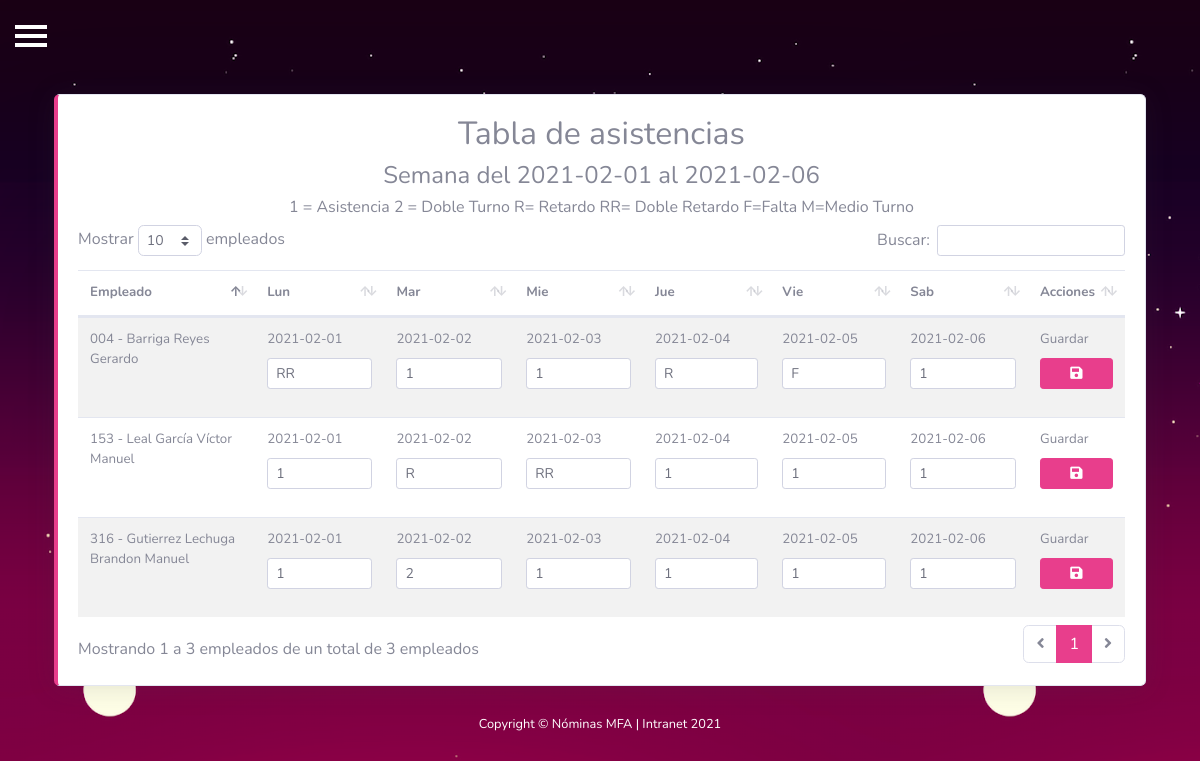
/asistencias.php, run on the app's committed database.
### tables this page shows
CREATE TABLE `tab_asistencia` (
  `id_empleado` varchar(5) NOT NULL DEFAULT '0',
  `fecha` date NOT NULL,
  `nom_empleado` varchar(100) NOT NULL DEFAULT '0',
  `status` varchar(2) NOT NULL DEFAULT '1',
  PRIMARY KEY (`id_empleado`,`fecha`)
);

### asistencias.php (the view, shortened to what this page needs)
<?php
include("assets/controler/conexion.php");
date_default_timezone_set("America/Mexico_City"); ?>
<!DOCTYPE html>
<html lang="es">
<head>
    <?php include("assets/common/header.php"); ?>
</head>
<body id="page-top">
    <div id="wrapper">
        <?php include("assets/common/topbar.php"); ?>
        <div id="page-content-wrapper">
            <br>
            <div class="container">
                <div class="card border-left-pink shadow ">
                    <div class="card-body">
                        <h2>
                            <center>Tabla de asistencias</center>
                        </h2>
                        <table class="table table-hover table-striped" id="dataTableEmpleado" style="font-size: smaller;">
                            <thead>
                                <tr>
                                    <th>Empleado</th>
                                    <th>Lun</th>
                                    <th>Mar</th>
                                    <th>Mie</th>
                                    <th>Jue</th>
                                    <th>Vie</th>
                                    <th>Sab</th>
                                    <th>Acciones</th>
                                </tr>
                            </thead>
                            <tbody>
                                <?php
                                $date_obj = new DateTime('2021-01-31');
                                $num_day = $date_obj->format('w');
                                $date_obj->modify("-$num_day day");
                                $wdays = array();
                                for ($i = 0; $i < 7; $i++) {
                                    $wdays[] = $date_obj->format('Y-m-d');
                                    $date_obj->modify('+1 day');
                                }
                                echo "<center><h4>Semana del " . $wdays[1] . " al " . $wdays[6] . "</h4></center>";
                                echo "<center><h6>1 = Asistencia 2 = Doble Turno R= Retardo RR= Doble Retardo F=Falta M=Medio Turno</h6></center>";
                                $queryEmpleado = "SELECT DISTINCT id_empleado, nom_empleado FROM tab_asistencia;";
                                $rsEmpleado = mysqli_query($con, $queryEmpleado) or die("Error de consulta");
                                while ($Empleado = mysqli_fetch_array($rsEmpleado)) {
                                    $queryLun = "SELECT status AS Lun, fecha FROM tab_asistencia WHERE id_empleado = '" . $Empleado['id_empleado'] . "' AND fecha = '" . $wdays[1] . "';";
                                    $rsLun = mysqli_query($con, $queryLun) or die("Error de consulta");
                                    $Lun = mysqli_fetch_array($rsLun);
                                    $queryMar = "SELECT status AS Mar, fecha FROM tab_asistencia WHERE id_empleado = '" . $Empleado['id_empleado'] . "' AND fecha = '" . $wdays[2] . "';";
                                    $rsMar = mysqli_query($con, $queryMar) or die("Error de consulta");
                                    $Mar = mysqli_fetch_array($rsMar);
                                    $queryMie = "SELECT status AS Mie, fecha FROM tab_asistencia WHERE id_empleado = '" . $Empleado['id_empleado'] . "' AND fecha = '" . $wdays[3] . "';";
                                    $rsMie = mysqli_query($con, $queryMie) or die("Error de consulta");
                                    $Mie = mysqli_fetch_array($rsMie);
                                    $queryJue = "SELECT status AS Jue, fecha FROM tab_asistencia WHERE id_empleado = '" . $Empleado['id_empleado'] . "' AND fecha = '" . $wdays[4] . "';";
                                    $rsJue = mysqli_query($con, $queryJue) or die("Error de consulta");
                                    $Jue = mysqli_fetch_array($rsJue);
                                    $queryVie = "SELECT status AS Vie, fecha FROM tab_asistencia WHERE id_empleado = '" . $Empleado['id_empleado'] . "' AND fecha = '" . $wdays[5] . "';";
                                    $rsVie = mysqli_query($con, $queryVie) or die("Error de consulta");
                                    $Vie = mysqli_fetch_array($rsVie);
                                    $querySab = "SELECT status AS Sab, fecha FROM tab_asistencia WHERE id_empleado = '" . $Empleado['id_empleado'] . "' AND fecha = '" . $wdays[6] . "';";
                                    $rsSab = mysqli_query($con, $querySab) or die("Error de consulta");
                                    $Sab = mysqli_fetch_array($rsSab);
                                    echo "
                                <tr>
                                    <td>" . $Empleado['id_empleado'] . " - " . $Empleado['nom_empleado'] . "</td>
                                    <td>
                                        <div class='form-group'>
                                            <label>" . $Lun['fecha'] . "</label>
                                            <input type='hidden' name='' id='' value='" . $Lun['fecha'] . "'>
                                            <input type='text' class='form-control form-control-sm' name='' id='' value='" . $Lun['Lun'] . "'>
                                        </div>
                                    </td>
                                    <td>
                                        <div class='form-group'>
                                            <label>" . $Mar['fecha'] . "</label>
                                            <input type='hidden' name='' id='' value='" . $Mar['fecha'] . "'>
                                            <input type='text' class='form-control form-control-sm' name='' id='' value='" . $Mar['Mar'] . "'>
                                        </div>
                                    </td>
                                    <td>
                                        <div class='form-group'>
                                            <label>" . $Mie['fecha'] . "</label>
                                            <input type='hidden' name='' id='' value='" . $Mie['fecha'] . "'>
                                            <input type='text' class='form-control form-control-sm' name='' id='' value='" . $Mie['Mie'] . "'>
                                        </div>
                                    </td>
                                    <td>
                                        <div class='form-group'>
                                            <label>" . $Jue['fecha'] . "</label>
                                            <input type='hidden' name='' id='' value='" . $Jue['fecha'] . "'>
                                            <input type='text' class='form-control form-control-sm' name='' id='' value='" . $Jue['Jue'] . "'>
                                        </div>
                                    </td>
                                    <td>
                                        <div class='form-group'>
                                            <label>" . $Vie['fecha'] . "</label>
                                            <input type='hidden' name='' id='' value='" . $Vie['fecha'] . "'>
                                            <input type='text' class='form-control form-control-sm' name='' id='' value='" . $Vie['Vie'] . "'>
                                        </div>
                                    </td>
                                    <td>
                                        <div class='form-group'>
                                            <label>" . $Sab['fecha'] . "</label>
                                            <input type='hidden' name='' id='' value='" . $Sab['fecha'] . "'>
                                            <input type='text' class='form-control form-control-sm' name='' id='' value='" . $Sab['Sab'] . "'>
                                        </div>
                                    </td>
                                    <td>
                                        <div class='form-group'>
                                            <label>Guardar</label>
                                            <button class='btn btn-pink btn-block btn-sm' type='submit'><i class='fas fa-save'></i></button>
                                        </div>
                                    </td>
                                </tr>
                                ";
                                }
                                ?>
                            </tbody>
                        </table>
                    </div>
                </div>
            </div>
            <?php include("assets/common/foter.php"); ?>
        </div>
    </div>
</body>
</html>

### assets/common/header.php (shortened to what this page needs)
<link href="assets/vendor/fontawesome-free/css/all.min.css" rel="stylesheet" type="text/css">
<link href="assets/css/sb-admin-2.css" rel="stylesheet">
<link href="assets/css/dataTables.bootstrap4.min.css" rel="stylesheet">
<link href="assets/vendor/toastr/toastr.css" rel="stylesheet"/>
<link href="assets/css/code.css" rel="stylesheet" />
<link href="assets/css/style.css" rel="stylesheet" />
<link href="https://cdn.jsdelivr.net/gh/gitbrent/bootstrap4-toggle@3.6.1/css/bootstrap4-toggle.min.css" rel="stylesheet">
<link rel="stylesheet" href="https://cdnjs.cloudflare.com/ajax/libs/limonte-sweetalert2/7.2.0/sweetalert2.min.css">

### assets/common/topbar.php
<nav class="navbar navbar-light bg-transparent topbar mb-4 static-top shadow">
    <div class="row">
        <div class="col-12">
            <button type="button" class="hamburger animated fadeInLeft is-closed" data-toggle="offcanvas">
                <span class="hamb-top" style="background: white;"></span>
                <span class="hamb-middle" style="background: white;"></span>
                <span class="hamb-bottom" style="background: white;"></span>
            </button>
        </div>
    </div>
</nav>

### assets/common/foter.php
<footer class="sticky-footer bg-transparent ">
    <div class="container mb-4 mt-4">
        <div class="copyright text-center " style="color: white;">
            <span>
                Copyright &copy; Nóminas MFA | Intranet <?php echo date('Y'); ?>
            </span>
        </div>
    </div>
</footer>

### assets/css/code.css (style rules this page uses)
* { margin: 0; padding: 0; box-sizing: border-box; }

### assets/css/style.css (style rules this page uses)
body { position: relative; overflow-x: hidden; background-image: url("../img/Fondo/wallpaper.png"); background-attachment: fixed; }
body, html { height: 100%; }
#wrapper { padding-left: 0; -webkit-transition: all 0.5s ease; -moz-transition: all 0.5s ease; -o-transition: all 0.5s ease; transition: all 0.5s ease; }
#page-content-wrapper { width: 100%; padding-top: 70px; }
.navbar { padding: 0; }
.hamburger { position: fixed; top: 20px; z-index: 999; display: block; width: 32px; height: 32px; margin-left: 15px; background: transparent; border: none; }
.hamburger.is-closed:before { content: ''; display: block; width: 100px; font-size: 14px; color: #fff; line-height: 32px; text-align: center; opacity: 0; -webkit-transform: translate3d(0,0,0); -webkit-transition: all .35s ease-in-out; }
.hamburger.is-closed .hamb-top, .hamburger.is-closed .hamb-middle, .hamburger.is-closed .hamb-bottom, .hamburger.is-open .hamb-top, .hamburger.is-open .hamb-middle, .hamburger.is-open .hamb-bottom { position: absolute; left: 0; height: 4px; width: 100%; }
.hamburger.is-closed .hamb-top, .hamburger.is-closed .hamb-middle, .hamburger.is-closed .hamb-bottom { background-color: #1a1a1a; }
.hamburger.is-closed .hamb-top { top: 5px; -webkit-transition: all .35s ease-in-out; }
.hamburger.is-closed .hamb-middle { top: 50%; margin-top: -2px; }
.hamburger.is-closed .hamb-bottom { bottom: 5px; -webkit-transition: all .35s ease-in-out; }

### data on the page
tab_asistencia: fecha "2021-02-01", status "RR"
tab_asistencia: fecha "2021-02-02", status "1"
tab_asistencia: fecha "2021-02-03", status "1"
tab_asistencia: fecha "2021-02-04", status "R"
tab_asistencia: fecha "2021-02-05", status "F"
tab_asistencia: fecha "2021-02-06", status "1"
tab_asistencia: fecha "2021-02-01", status "1"
tab_asistencia: fecha "2021-02-02", status "R"
tab_asistencia: fecha "2021-02-03", status "RR"
tab_asistencia: fecha "2021-02-04", status "1"
tab_asistencia: fecha "2021-02-05", status "1"
tab_asistencia: fecha "2021-02-06", status "1"
tab_asistencia: fecha "2021-02-01", status "1"
tab_asistencia: fecha "2021-02-02", status "2"
tab_asistencia: fecha "2021-02-03", status "1"
tab_asistencia: fecha "2021-02-04", status "1"
tab_asistencia: fecha "2021-02-05", status "1"
tab_asistencia: fecha "2021-02-06", status "1"

### other printed values
$wdays[1] "2021-02-01"
$wdays[6] "2021-02-06"
$Empleado['id_empleado'] "004"
$Empleado['nom_empleado'] "Barriga Reyes Gerardo"
$Empleado['id_empleado'] "153"
$Empleado['nom_empleado'] "Leal García Víctor Manuel"
$Empleado['id_empleado'] "316"
$Empleado['nom_empleado'] "Gutierrez Lechuga Brandon Manuel"
